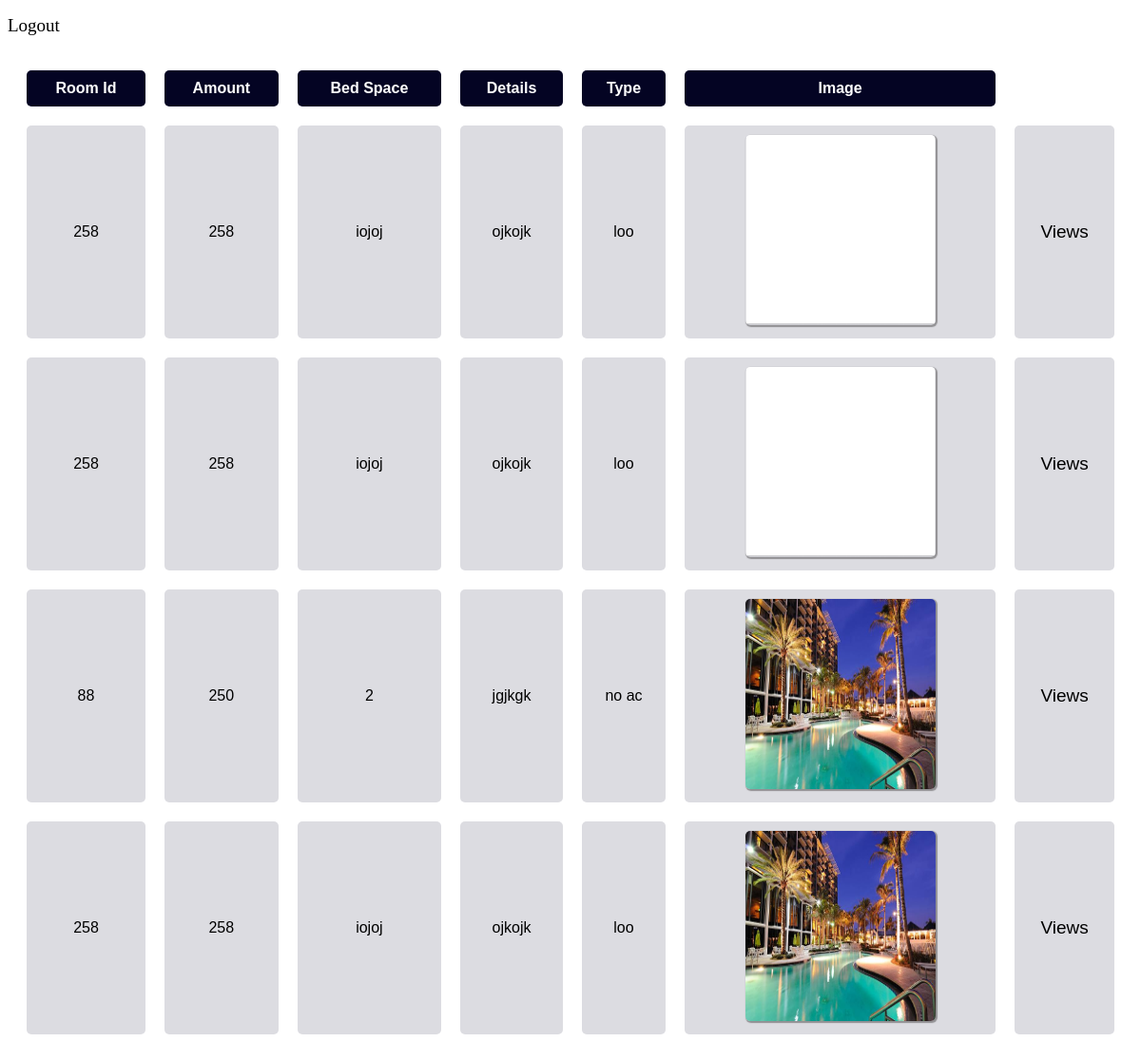
Page /imv/ on the committed database.
### hotalapp/models.py (models this page shows)
class data(models.Model):
      room_id=models.IntegerField(null=True)
      amount=models.IntegerField(null=True)
      bed_space=models.CharField(max_length=200,null=True)
      details=models.CharField(max_length=200,null=True)
      type=models.CharField(max_length=200,null=True)
      image=models.ImageField(null=True,blank=True,upload_to="images/")

### hotalapp/views.py (the view)
# urls.py: path('imv/',views.image_vw,name='imv'),
def image_vw(request):
    cr=data.objects.all()
    return render(request,"welcome.html",{'cm':cr})

### template/welcome.html (shortened to what this page needs)
<!DOCTYPE html>
<html lang="en">
<head>
</head>
<body>
    <table>
        <form action="">
            <p><a href="/logoutuser/">logout</a></p>
            <tr>
                <th>
                    room id
                </th>
                <th>
                    amount
                </th>
                <th>
                    bed space
                </th>
                <th>
                    details
                </th>
                <th>
                    type
                </th>
                <th>
                    image
                </th>
            </tr>
        </form>
        {% for i in cm%}
        <tr>
            <td>{{i.room_id}}</td>
            <td>{{i.amount}}</td>
            <td>{{i.bed_space}}</td>
            <td>{{i.details}}</td>
            <td>{{i.type}}</td>
            {% if i.image %}
            <td><img src="{{ i.image.url }}" /></td>
            {% else %}
            <td>no image</td>
            {% endif %}
            <td><a href="{% url 'image' i.id %}" class="btn btn-primary">views</a></td>
        </tr>
        {% endfor %}
    </table>
</body>
</html>

### template/welcome.html (style rules this page uses)
table { width: 100%; border-spacing: 20px; }
a { text-decoration: none; }
td, th { text-align: center; padding: 10px; font-family: sans-serif; border-radius: 5px; }
th { background-color: rgb(4, 4, 35); color: white; text-transform: capitalize; }
td { background-color: rgb(220, 220, 225); }
a { color: black; font-size: 19px; text-transform: capitalize ; }
img { width: 200px; height: 200px; border-radius: 5px; box-shadow: 1px 1px 1px 1px rgba(61, 58, 58, 0.461); }

### rows in the picture
data: room_id "258", amount "258", bed_space "iojoj", details "ojkojk", type "loo", image (picture)
data: room_id "258", amount "258", bed_space "iojoj", details "ojkojk", type "loo", image (picture)
data: room_id "88", amount "250", bed_space "2", details "jgjkgk", type "no ac", image (picture)
data: room_id "258", amount "258", bed_space "iojoj", details "ojkojk", type "loo", image (picture)
